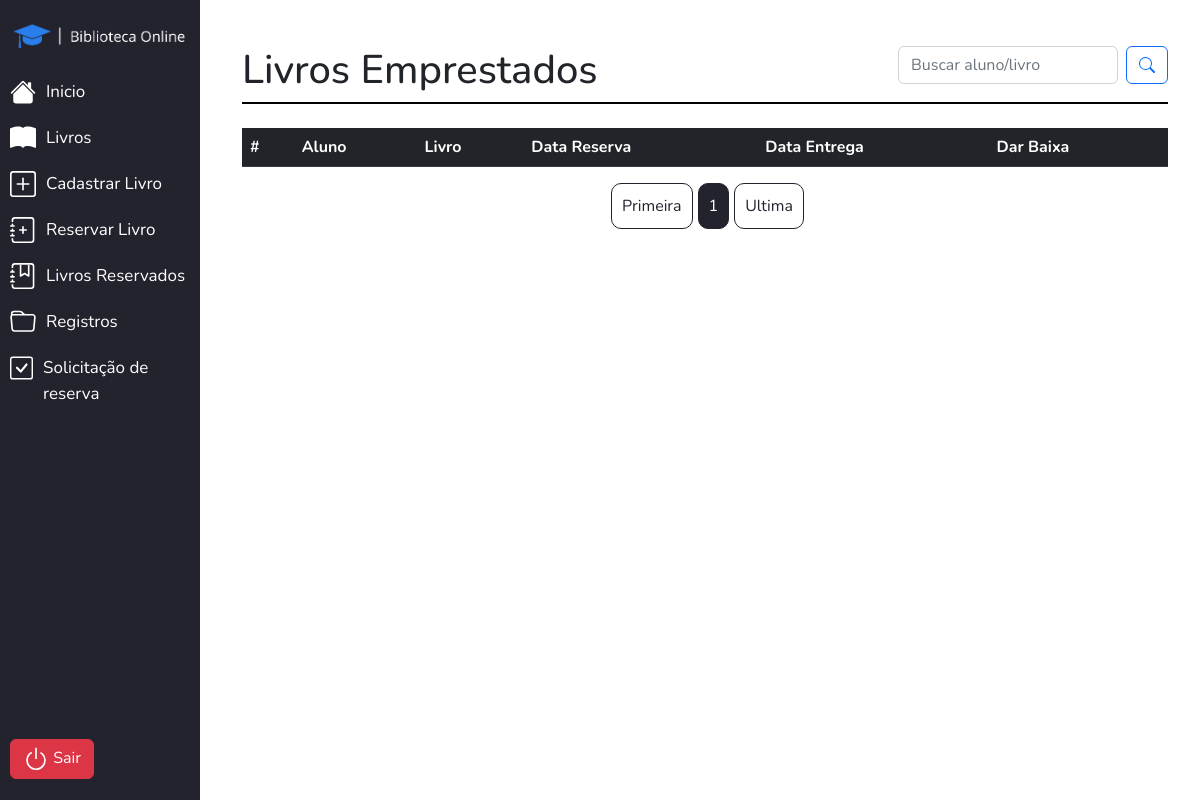
The app's page /View-Gestor/livros-reservados.php (signed in), older data.
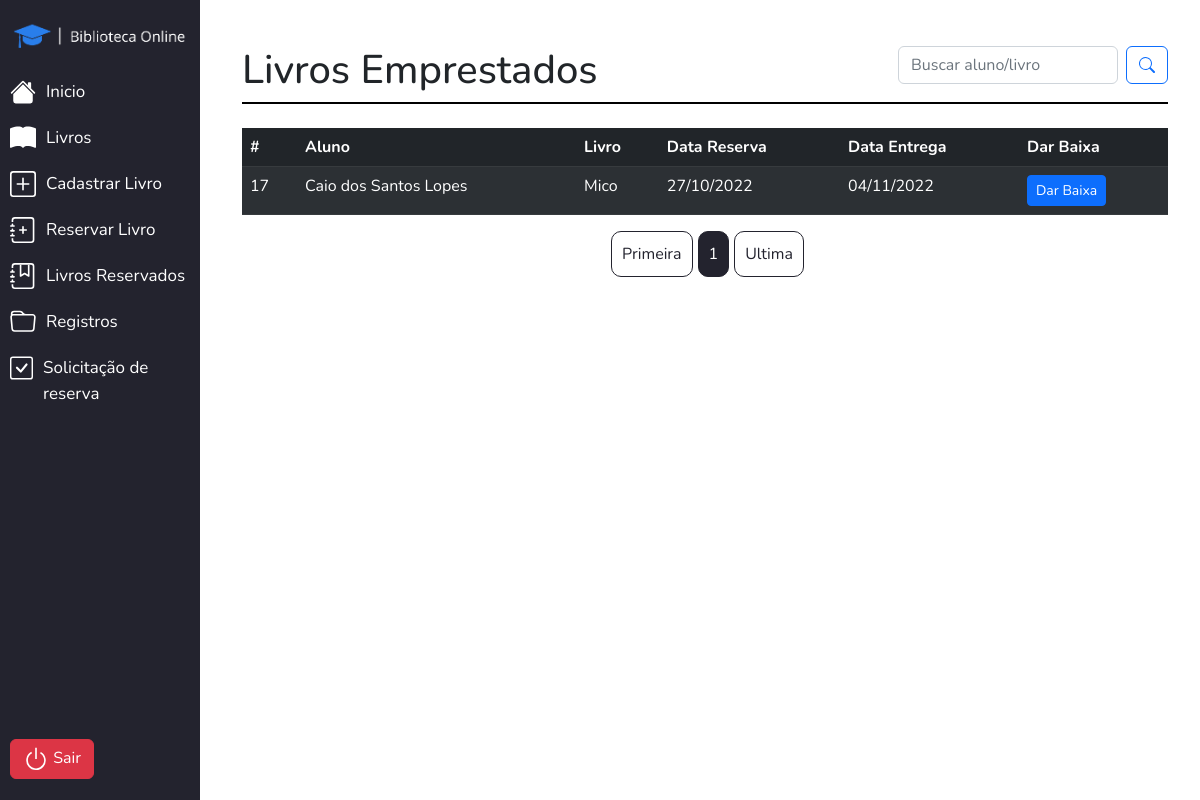
The same page, newer data.
### tables this page shows
CREATE TABLE `reserva` (
  `id_reserva` int(11) NOT NULL,
  `cod_aluno` int(11) NOT NULL,
  `cod_livro` int(11) NOT NULL,
  `data_da_reserva` date NOT NULL,
  `data_da_entrega` date NOT NULL
);

CREATE TABLE `aluno` (
  `id_aluno` int(11) NOT NULL,
  `nome_aluno` varchar(300) NOT NULL,
  `email` varchar(300) NOT NULL,
  `senha` varchar(45) NOT NULL
);

CREATE TABLE `livro` (
  `id_livro` int(11) NOT NULL,
  `cod_livro` varchar(10) NOT NULL,
  `imagem` varchar(300) NOT NULL,
  `titulo` varchar(300) NOT NULL,
  `autor` varchar(300) NOT NULL,
  `cod_categoria` int(11) NOT NULL,
  `qtd_total` int(11) NOT NULL,
  `qtd_reserva` int(11) NOT NULL,
  `qtd_temp` int(11) NOT NULL
);

### View-Gestor/livros-reservados.php (called while the page is built, shortened)
<?php
require('../DataBase.php');
include_once('../includes/header-fechado.php');
include_once('../includes/gestor/listagem-reservados.php');
include_once('../includes/gestor/menu.php');
include_once('../includes/footer-fechado.php');
?>

### includes/gestor/listagem-reservados.php (the view, shortened to what this page needs)
<section class="container-xl corpo">
    <div class="d-flex justify-content-between titulo-pagina">
        <div>
            <h1>Livros Emprestados</h1>
        </div>
        <div class="caixa-busca">
            <form class="d-flex" role="search" method="GET">
                <input class="form-control me-2" type="search" name="busca" placeholder="Buscar aluno/livro" value="<?php if (isset($_GET['busca'])){ echo $_GET['busca']; } ?>">
                <button class="btn btn-outline-primary" type="submit">
                </button>
            </form>
        </div>
    </div>
    <?php
    $pagina_atual = filter_input(INPUT_GET, 'pagina', FILTER_SANITIZE_NUMBER_INT);
    $pagina = (!empty($pagina_atual)) ? $pagina_atual : 1;
    $qnt_result_pg = 12;
    $inicio = ($qnt_result_pg * $pagina) - $qnt_result_pg;
    $sql = $conn->prepare("SELECT *,DATE_FORMAT(data_da_reserva,'%d/%m/%Y')
    AS data_reservaf,
    DATE_FORMAT(data_da_entrega,'%d/%m/%Y')
    AS data_entregaf
     FROM reserva
    INNER JOIN livro
    ON id_livro = reserva.cod_livro
    INNER JOIN aluno
    ON id_aluno = reserva.cod_aluno LIMIT $inicio, $qnt_result_pg");
    $sql->execute();
    $result = $sql->get_result();
    ?>
    <?php if(empty($_GET['busca'])){?>
     <div class="table-livros mt-4">
            <table class="table table-dark table-striped">
                <thead>
                    <tr>
                        <th scope="col">#</th>
                        <th scope="col">Aluno</th>
                        <th scope="col">Livro</th>
                        <th scope="col">Data Reserva</th>
                        <th scope="col">Data Entrega</th>
                        <th scope="col">Dar Baixa</th>
                    </tr>
                </thead>
                <tbody>
                    <?php
                    while ($reserva = mysqli_fetch_assoc($result)) {
                    ?>
                        <tr>
                            <td><?php echo $reserva['id_reserva'] ?></td>
                            <td><?php echo $reserva['nome_aluno'] ?></td>
                            <td><?php echo $reserva['titulo'] ?></td>
                            <td><?php echo $reserva['data_reservaf'] ?></td>
                            <td><?php echo $reserva['data_entregaf'] ?></td>
                            <td>
                                <a href='dar-baixa-livro.php?id=<?php echo $reserva['id_reserva'] ?>' class='btn btn-sm btn-primary'>
                                    Dar Baixa
                                </a>
                            </td>
                        </tr>
                    <?php } ?>
                </tbody>
            </table>
        </div>
         <?php
        $result_pg = $conn->prepare("SELECT COUNT(id_reserva) AS num_result FROM reserva");
        $result_pg->execute();
        $resultado_pg = $result_pg->get_result();
        $row_pg = mysqli_fetch_assoc($resultado_pg);
        $quantidade_pg = ceil($row_pg['num_result'] / $qnt_result_pg);
        ?>
       <div class='content caixa-pag'>
       <div class='caixa-pag-num'>
        <a class='link-pag' href='livros-reservados.php?pagina=1'>Primeira</a>
        <span class='link-pag pag-atual'><?php echo $pagina ?></span>
        <a class='link-pag' href='livros-reservados.php?pagina=<?php echo $quantidade_pg ?>'>Ultima</a>
        </div>
        </div>
    <?php
        }else {
            $busca = $_GET['busca'];
            $SelectBusca = $conn->prepare("SELECT * FROM reserva
            INNER JOIN livro
            ON id_livro = reserva.cod_livro
            INNER JOIN aluno
            ON id_aluno = reserva.cod_aluno
            WHERE nome_aluno LIKE '%$busca%' OR titulo LIKE '%$busca%'");
            $SelectBusca->execute();
            $resultBusca = $SelectBusca->get_result();
        if($resultBusca->num_rows == 0){ ?>
                <div class="fundo__vitrine--livros mt-4">
                    <section class="container-xl">
                        <h4>Nenhum resultado encontrado...</h4>
                        <a class="btn btn-primary" href="livros-reservados.php">Livros emprestados</a>
                    </section>
                </div>
   <?php }} ?>
</section>

### includes/header-fechado.php (shortened to what this page needs)
<!doctype html>
<html lang="pt-br">
  <head>
    <link href="https://cdn.jsdelivr.net/npm/bootstrap@5.2.2/dist/css/bootstrap.min.css" rel="stylesheet">
    <link rel="stylesheet" href="../css/main.css">
  </head>
  <body>
    <nav class="navbar header-geral header-fechado">
    </nav>

### includes/gestor/menu.php (shortened to what this page needs)
<div id="menu">
  <div class="d-flex justify-content-between align-items-center mt-3">
    <span><img class="img-logo-menu" src="../img/integrantes/logobo.png" alt=""></span>
  </div>
    <div class="menu-content">
      <div class="menu-content-first">
        <a class="btn-menu" href="home.php">
          Inicio
        <a class="btn-menu" href="livros.php">
          Livros
        </a>
        <a class="btn-menu" href="cadastrar.php">
          Cadastrar Livro
        </a>
        <a class="btn-menu" href="reservar.php">
          Reservar Livro
        </a>
        <a class="btn-menu" href="livros-reservados.php">
          Livros Reservados
        </a>
        <a class="btn-menu" href="registros-reservados.php">
          Registros
        </a>
         <a class="btn-menu" href="registros-reservas-temp.php">
          Solicitação de reserva
        </a>
      </div>
      <div class="menu-content-second">
        <a class="btn btn-danger" href="sair.php">
          <svg xmlns="http://www.w3.org/2000/svg" width="26" height="26" fill="currentColor" class="bi bi-power" viewBox="0 0 16 16">
          <path d="M7.5 1v7h1V1h-1z"/>
          <path d="M3 8.812a4.999 4.999 0 0 1 2.578-4.375l-.485-.874A6 6 0 1 0 11 3.616l-.501.865A5 5 0 1 1 3 8.812z"/>
          </svg>
        Sair</a>
      </div>
    </div>
</div>

### includes/footer-fechado.php (shortened to what this page needs)
  </body>
</html>

### css/main.css (style rules this page uses)
* { font-family: "Nunito", sans-serif; list-style: none; }
a { text-decoration: none; }
.corpo { margin-top: 30px; margin-left: 230px; width: calc(100% - 250px); }
.titulo-pagina { border-bottom: 2px solid black; }
.img-logo-menu { width: 200px; }

### includes/gestor/listagem-reservados.php (style rules this page uses)
.link-pag { color: #23232e; border: 1px solid #23232e; padding: 10px; margin-left: 5px; border-radius: 10px; }
.pag-atual { background-color: #23232e; color: white; }
.caixa-pag { display: flex; justify-content: center; margin-bottom: 30px; }
.caixa-pag-num { display: flex; justify-content: space-between; }

### includes/gestor/menu.php (style rules this page uses)
#menu { background: #23232e; width: 200px; height:100%; position: fixed; top: 0px; transition: transform 1s; }
.menu-content { margin-top: 10px; display: flex; flex-direction: column; justify-content: space-between; height: 90%; }
.menu-content-first { display: flex; flex-direction: column; font-size: 17px; }
.menu-content-second { padding: 10px; }
.btn-menu { display: flex; gap: 10px; color: white; padding: 10px; }

Row changes from the older to the newer data that the page shows:
added reserva: id_reserva "17", cod_aluno.nome_aluno "Caio dos Santos Lopes", cod_livro.titulo "Mico", data_reservaf "27/10/2022", data_entregaf "04/11/2022"
